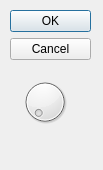
<?xml version="1.0" encoding="UTF-8"?>
<ui version="4.0">
 <class>DialogPotar</class>
 <widget class="QDialog" name="DialogPotar">
  <property name="geometry">
   <rect>
    <x>0</x>
    <y>0</y>
    <width>103</width>
    <height>170</height>
   </rect>
  </property>
  <property name="windowTitle">
   <string>Dialog</string>
  </property>
  <widget class="QDialogButtonBox" name="buttonBox">
   <property name="geometry">
    <rect>
     <x>10</x>
     <y>10</y>
     <width>81</width>
     <height>171</height>
    </rect>
   </property>
   <property name="orientation">
    <enum>Qt::Vertical</enum>
   </property>
   <property name="standardButtons">
    <set>QDialogButtonBox::Cancel|QDialogButtonBox::Ok</set>
   </property>
  </widget>
  <widget class="QDial" name="vSlider">
   <property name="geometry">
    <rect>
     <x>20</x>
     <y>70</y>
     <width>50</width>
     <height>64</height>
    </rect>
   </property>
   <property name="maximum">
    <number>255</number>
   </property>
  </widget>
 </widget>
 <resources/>
 <connections>
  <connection>
   <sender>buttonBox</sender>
   <signal>accepted()</signal>
   <receiver>DialogPotar</receiver>
   <slot>accept()</slot>
   <hints>
    <hint type="sourcelabel">
     <x>248</x>
     <y>254</y>
    </hint>
    <hint type="destinationlabel">
     <x>157</x>
     <y>274</y>
    </hint>
   </hints>
  </connection>
  <connection>
   <sender>buttonBox</sender>
   <signal>rejected()</signal>
   <receiver>DialogPotar</receiver>
   <slot>reject()</slot>
   <hints>
    <hint type="sourcelabel">
     <x>316</x>
     <y>260</y>
    </hint>
    <hint type="destinationlabel">
     <x>286</x>
     <y>274</y>
    </hint>
   </hints>
  </connection>
 </connections>
</ui>
